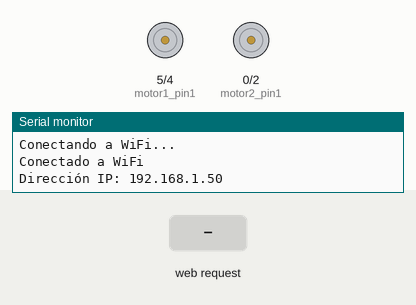
Recording of a sketch running on a simulated ESP8266 (NodeMCU). Parts: motor-driver pin pairs drawn as motors (green arrow = first pin HIGH = forward, orange = second pin HIGH = backward, longer = more drive, scaled by the enable pin), the last lines printed to the serial monitor. The inputs (shaded band) are chosen by the test bench. WiFi joins after 1.5 s; servers stay silent unless stated.

Above: at 3.2 s.
3.3 s: HTTP request GET /adelante received
At 3.6 s:
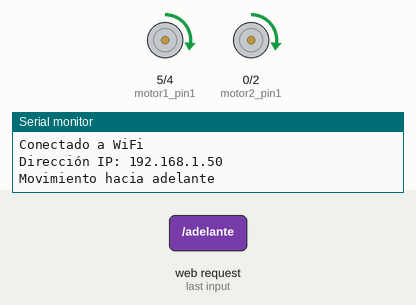
4.8 s: HTTP request GET /izquierda received
At 6.0 s:
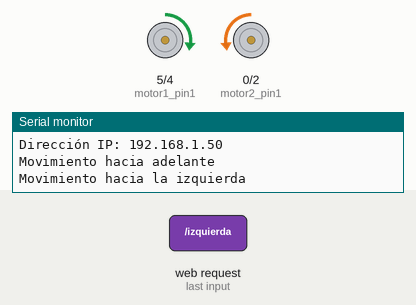
6.3 s: HTTP request GET /derecha received
At 7.1 s:
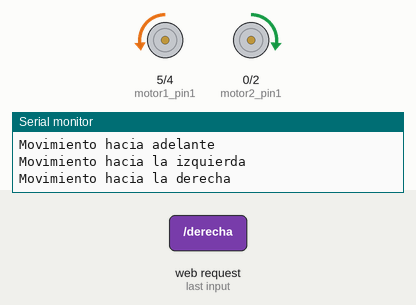
7.8 s: HTTP request GET /centrado received
At 8.3 s:
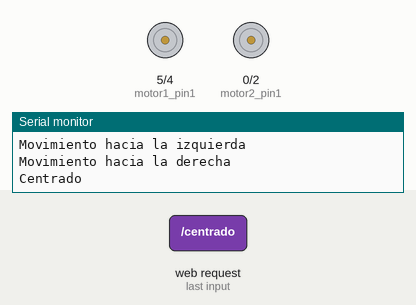
9.3 s: HTTP request GET /adelante?value=1 received
At 10.5 s:
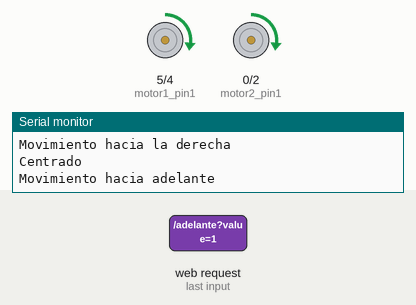
10.8 s: HTTP request GET /velocidad received
At 11.8 s:
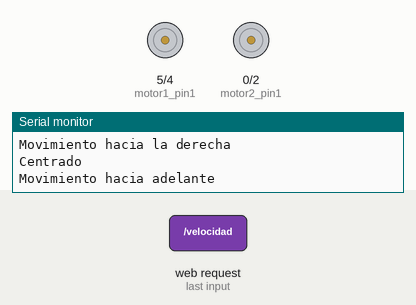
Timing chart, 0 to 13.3 s (numbered marks = the images above; inputs shaded):
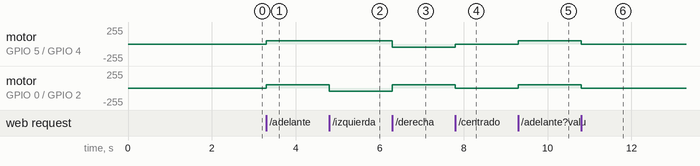

The sketch:

sketch_dec1a.ino
```cpp
#include <ESP8266WiFi.h>
#include <ESP8266WebServer.h>

// Configuración de la red Wi-Fi
const char* ssid = "...";
const char* password = "ZARZ00000";

// Crea una instancia del servidor web
ESP8266WebServer server(80);  // Puerto 80

// Definir los pines para el control del motor (usando un puente H L298N como ejemplo)
const int motor1_pin1 = 5;  // GPIO5 (IN1 Motor 1)
const int motor1_pin2 = 4;  // GPIO4 (IN2 Motor 1)
const int motor2_pin1 = 0;  // GPIO0 (IN3 Motor 2)
const int motor2_pin2 = 2;  // GPIO2 (IN4 Motor 2)

// Definir los pines PWM para control de velocidad
const int motor1_pwm = 14;  // GPIO14 (PWM Motor 1)
const int motor2_pwm = 12;  // GPIO12 (PWM Motor 2)

// Velocidad máxima del motor (PWM de 0 a 1023 para ESP8266)
const int max_speed = 200;  // Velocidad máxima
const int slow_speed = 70;  // Velocidad lenta para giros

void setup() {
  Serial.begin(115200);
  WiFi.begin(ssid, password);

  // Esperar hasta que el ESP esté conectado a la red WiFi
  while (WiFi.status() != WL_CONNECTED) {
    delay(1000);
    Serial.println("Conectando a WiFi...");
  }

  Serial.println("Conectado a WiFi");
  Serial.print("Dirección IP: ");
  Serial.println(WiFi.localIP());

  // Configuración de los pines de los motores como salida
  pinMode(motor1_pin1, OUTPUT);
  pinMode(motor1_pin2, OUTPUT);
  pinMode(motor2_pin1, OUTPUT);
  pinMode(motor2_pin2, OUTPUT);

  // Configuración de los pines PWM para control de velocidad
  pinMode(motor1_pwm, OUTPUT);
  pinMode(motor2_pwm, OUTPUT);

  // Configura las rutas para los comandos HTTP
  server.on("/adelante", HTTP_GET, []() {
    // Mueve los motores hacia adelante
    Serial.println("Movimiento hacia adelante");
    adelante();
    server.send(200, "text/plain", "Adelante");
  });

  server.on("/izquierda", HTTP_GET, []() {
    // Mueve el robot hacia la izquierda
    Serial.println("Movimiento hacia la izquierda");
    izquierda();
    server.send(200, "text/plain", "Izquierda");
  });

  server.on("/derecha", HTTP_GET, []() {
    // Mueve el robot hacia la derecha
    Serial.println("Movimiento hacia la derecha");
    derecha();
    server.send(200, "text/plain", "Derecha");
  });

  server.on("/centrado", HTTP_GET, []() {
    // Detiene los motores para centrar el robot
    Serial.println("Centrado");
    detener();
    server.send(200, "text/plain", "Centrado");
  });

  server.on("/no_detectado", HTTP_GET, []() {
    // Simplemente, no hacer nada y devolver una respuesta
    Serial.println("No detectado - No se realiza ninguna acción");
    server.send(200, "text/plain", "No detectado - Sin acción realizada");
  });


  server.on("/velocidad", HTTP_GET, []() {
    String speedStr = server.arg("value");
    int speed = speedStr.toInt();
    if (speed >= 0 && speed <= 1023) {
      setSpeed(speed);  // Ajustar la velocidad
      server.send(200, "text/plain", "Velocidad ajustada");
    } else {
      server.send(400, "text/plain", "Valor de velocidad no válido");
    }
  });

  // Comienza a escuchar las peticiones HTTP
  server.begin();
}

void loop() {
  server.handleClient();  // Maneja las solicitudes entrantes
}

// Funciones para controlar los motores

void adelante() {
  digitalWrite(motor1_pin1, HIGH);
  digitalWrite(motor1_pin2, LOW);
  digitalWrite(motor2_pin1, HIGH);
  digitalWrite(motor2_pin2, LOW);
  analogWrite(motor1_pwm, max_speed);
  analogWrite(motor2_pwm, max_speed);
}

void izquierda() {
  digitalWrite(motor1_pin1, HIGH);
  digitalWrite(motor1_pin2, LOW);
  digitalWrite(motor2_pin1, LOW);
  digitalWrite(motor2_pin2, HIGH);
  analogWrite(motor1_pwm, max_speed);
  analogWrite(motor2_pwm, max_speed);
}

void derecha() {
  digitalWrite(motor1_pin1, LOW);
  digitalWrite(motor1_pin2, HIGH);
  digitalWrite(motor2_pin1, HIGH);
  digitalWrite(motor2_pin2, LOW);
  analogWrite(motor1_pwm, max_speed);
  analogWrite(motor2_pwm, max_speed);
}

void detener() {
  digitalWrite(motor1_pin1, LOW);
  digitalWrite(motor1_pin2, LOW);
  digitalWrite(motor2_pin1, LOW);
  digitalWrite(motor2_pin2, LOW);
}

void retroceder() {
  digitalWrite(motor1_pin1, LOW);
  digitalWrite(motor1_pin2, HIGH);
  digitalWrite(motor2_pin1, LOW);
  digitalWrite(motor2_pin2, HIGH);
  analogWrite(motor1_pwm, slow_speed);  // Retroceder rápido
  analogWrite(motor2_pwm, slow_speed);
}

void giro_lento() {
  digitalWrite(motor1_pin1, HIGH);
  digitalWrite(motor1_pin2, LOW);
  digitalWrite(motor2_pin1, LOW);
  digitalWrite(motor2_pin2, HIGH);
  analogWrite(motor1_pwm, slow_speed);  // Velocidad baja para giros lentos
  analogWrite(motor2_pwm, slow_speed);
}

void setSpeed(int speed) {
  analogWrite(motor1_pwm, speed);
  analogWrite(motor2_pwm, speed);
}
```

Measured:
- after the input at 3.3 s, motor on GPIO 5 (motor1_pin1) / GPIO 4 (motor1_pin2), motor on GPIO 0 (motor2_pin1) / GPIO 2 (motor2_pin2): stopped → forward 49/255 at once
- after the input at 4.8 s, motor on GPIO 0 (motor2_pin1) / GPIO 2 (motor2_pin2): forward 49/255 → backward 49/255 at once
- after the input at 6.3 s, motor on GPIO 5 (motor1_pin1) / GPIO 4 (motor1_pin2): forward 49/255 → backward 49/255 at once; motor on GPIO 0 (motor2_pin1) / GPIO 2 (motor2_pin2): backward 49/255 → forward 49/255 at once
- after the input at 7.8 s, motor on GPIO 5 (motor1_pin1) / GPIO 4 (motor1_pin2): backward 49/255 → stopped at once; motor on GPIO 0 (motor2_pin1) / GPIO 2 (motor2_pin2): forward 49/255 → stopped at once
- after the input at 9.3 s, motor on GPIO 5 (motor1_pin1) / GPIO 4 (motor1_pin2), motor on GPIO 0 (motor2_pin1) / GPIO 2 (motor2_pin2): stopped → forward 49/255 at once
- after the input at 10.8 s, motor on GPIO 5 (motor1_pin1) / GPIO 4 (motor1_pin2), motor on GPIO 0 (motor2_pin1) / GPIO 2 (motor2_pin2): forward 49/255 → stopped at once
